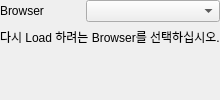
               <widget class="QWidget" name="page_6">
                <layout class="QGridLayout" name="gridLayout_36">
                 <property name="leftMargin">
                  <number>0</number>
                 </property>
                 <property name="topMargin">
                  <number>0</number>
                 </property>
                 <property name="rightMargin">
                  <number>0</number>
                 </property>
                 <property name="bottomMargin">
                  <number>0</number>
                 </property>
                 <item row="0" column="0">
                  <layout class="QGridLayout" name="gridLayout_32">
                   <item row="0" column="0">
                    <widget class="QLabel" name="label_20">
                     <property name="minimumSize">
                      <size>
                       <width>80</width>
                       <height>0</height>
                      </size>
                     </property>
                     <property name="maximumSize">
                      <size>
                       <width>80</width>
                       <height>16777215</height>
                      </size>
                     </property>
                     <property name="text">
                      <string>Browser</string>
                     </property>
                    </widget>
                   </item>
                   <item row="0" column="1">
                    <widget class="QComboBox" name="cb_reloadBrowser"/>
                   </item>
                  </layout>
                 </item>
                 <item row="2" column="0">
                  <spacer name="verticalSpacer_6">
                   <property name="orientation">
                    <enum>Qt::Vertical</enum>
                   </property>
                   <property name="sizeHint" stdset="0">
                    <size>
                     <width>20</width>
                     <height>40</height>
                    </size>
                   </property>
                  </spacer>
                 </item>
                 <item row="1" column="0">
                  <widget class="QLabel" name="label_23">
                   <property name="text">
                    <string>다시 Load 하려는 Browser를 선택하십시오.</string>
                   </property>
                   <property name="alignment">
                    <set>Qt::AlignLeading|Qt::AlignLeft|Qt::AlignTop</set>
                   </property>
                  </widget>
                 </item>
                </layout>
               </widget>
